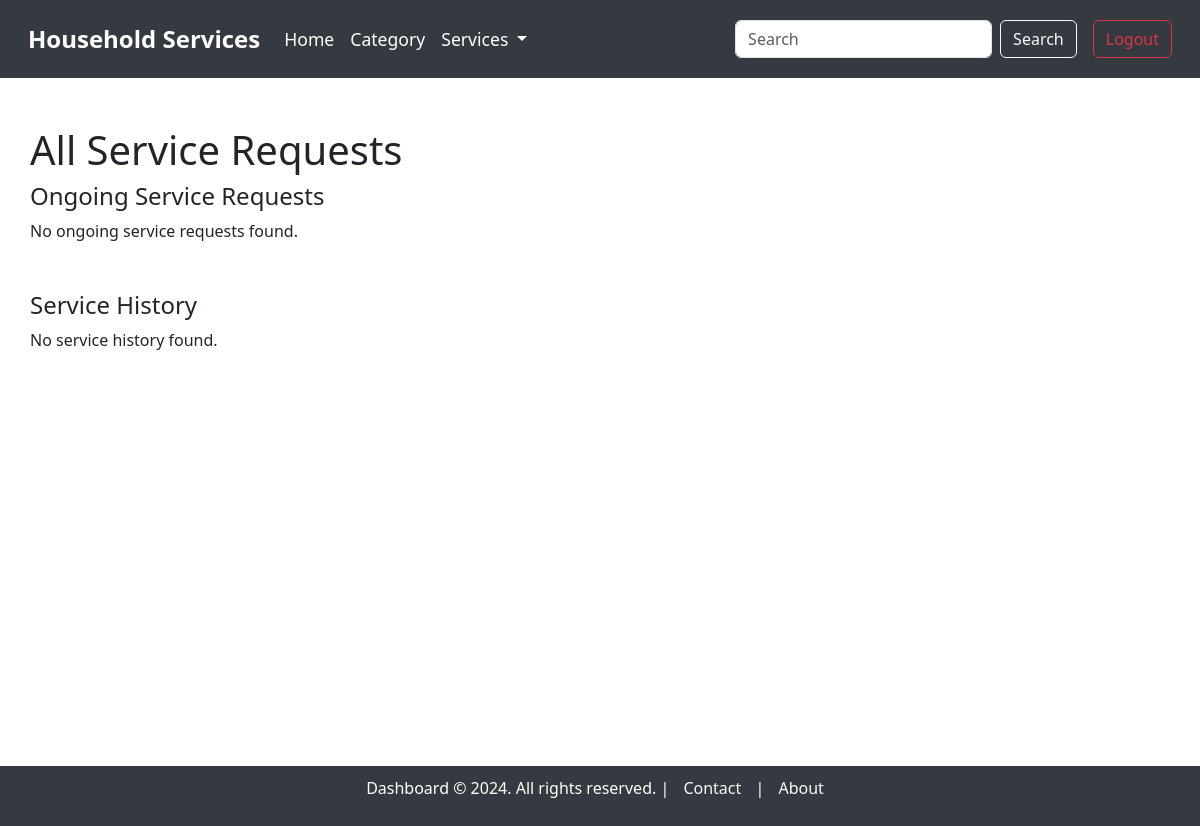
Before: /admin_dashboard (signed in) with the older database file.
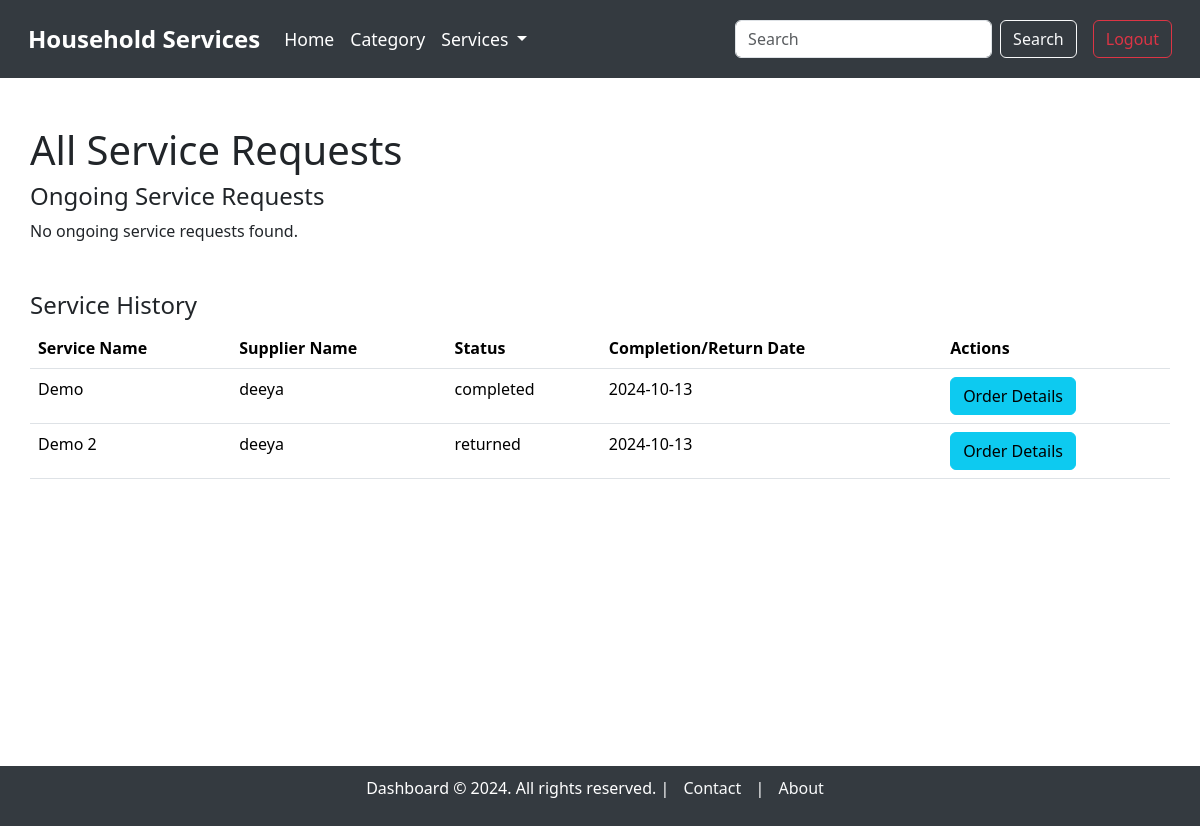
After: the same page with the newer database file.
### model.py (models this page shows, shortened)
class ServiceRequest(db.Model):
    __tablename__ = "service_requests"
    service_request_id = db.Column(db.Integer, autoincrement=True, primary_key=True)
    service_id = db.Column(db.Integer, db.ForeignKey('service.service_id'), nullable=False)
    user_id = db.Column(db.Integer, db.ForeignKey('users.user_id'), nullable=False)
    supplier_id = db.Column(db.Integer, db.ForeignKey('users.user_id'), nullable=True)  # Link to supplier (optional)
    service_description = db.Column(db.String, nullable=False)
    experience_years = db.Column(db.Integer, nullable=True)
    created_at = db.Column(db.DateTime, default=datetime.utcnow)
    updated_at = db.Column(db.DateTime, default=datetime.utcnow, onupdate=datetime.utcnow)
    date_requested = db.Column(db.DateTime, default=datetime.utcnow, nullable=True)
    date_issued = db.Column(db.DateTime, nullable=True)  #accepted date
    date_completed = db.Column(db.DateTime, nullable=True)
    date_returned = db.Column(db.DateTime, nullable=True)
    status = db.Column(db.String, default='pending')  # 'pending', 'accepted', 'rejected', 'completed', 'returned', 'cancelled'
    price = db.Column(db.Integer, nullable=False)  # Price associated with the service
    customer = db.relationship('User', foreign_keys=[user_id], backref='customer_requests')
    supplier = db.relationship('User', foreign_keys=[supplier_id], backref='supplier_requests')
    service = db.relationship('Service', backref='requests')

class Service(db.Model):
    __tablename__ = "service"
    service_id = db.Column(db.Integer, autoincrement=True, primary_key=True)
    category_id = db.Column(db.Integer, db.ForeignKey('category.category_id'), nullable=False)
    supplier_id = db.Column(db.Integer, db.ForeignKey('users.user_id'), nullable=False)  # Link to the supplier
    service_name = db.Column(db.String, unique=True, nullable=False)
    service_description = db.Column(db.String, nullable=False)
    created_at = db.Column(db.DateTime, default=datetime.utcnow)
    updated_at = db.Column(db.DateTime, default=datetime.utcnow, onupdate=datetime.utcnow)
    price = db.Column(db.Integer)
    image = db.Column(db.String)  # Path to the uploaded image
    supplier = db.relationship('User', backref='services')  # Relationship to supplier (User)

class User(db.Model):
    __tablename__ = "users"
    user_id = db.Column(db.Integer, autoincrement=True, primary_key=True)
    full_name = db.Column(db.String, nullable=False)
    username = db.Column(db.String, unique=True, nullable=False)
    email = db.Column(db.String, unique=True, nullable=False)
    password = db.Column(db.String, nullable=False)
    address = db.Column(db.String, nullable=False)
    pincode = db.Column(db.String, nullable=False)
    role = db.Column(db.String, nullable=False)  # 'customer' or 'supplier'
    service_name = db.Column(db.String)  # Only applicable if the user is a supplier
    experience_years = db.Column(db.Integer)  # Only applicable if the user is a supplier
    document = db.Column(db.String)  # Path or name of the uploaded document, only for suppliers

### main.py (the view)
@app.route('/admin_dashboard', methods=['GET'])
@login_required(role="admin")
def admin_dashboard():
    service_requests = ServiceRequest.query.filter(ServiceRequest.status.in_(['pending', 'accepted'])).all()
    history_requests = ServiceRequest.query.filter(ServiceRequest.status.in_(['completed', 'returned'])).all()
    return render_template('dashboard/admin_dashboard.html',
                           service_requests=service_requests,
                           history_requests=history_requests)

### main.py (called while the page is built)
def login_required(role):
    def wrapper(original):
        @wraps(original)
        def inner(*args, **kwargs):  # *args = list of arguments, **kwargs = key word arguments
            if session.get("username") and session.get("role") == role:
                return original(*args, **kwargs)
            else:
                flash(f"You need to login as {role}", "warning")
                return redirect(url_for("login"))
        return inner
    return wrapper

### templates/dashboard/admin_dashboard.html (shortened to what this page needs)
{% extends 'base_dashboard.html' %}
{% block content %}
<div class="container mt-5">
    <h1>All Service Requests</h1>
    <h4>Ongoing Service Requests</h4>
    {% if service_requests %}
        <table class="table">
            <thead>
                <tr>
                    <th>Customer Name</th>
                    <th>Service Name</th>
                    <th>Supplier Name</th>
                    <th>Status</th>
                    <th>Requested Date</th>
                    <th>Issue Date</th>
                    <th>Actions</th>
                </tr>
            </thead>
            <tbody>
                {% for request in service_requests %}
                    <tr>
                        <td>{{ request.customer.full_name }}</td>
                        <td>{{ request.service.service_name }}</td>
                        <td>{{ request.service.supplier.full_name if request.service.supplier else 'Not Assigned' }}</td>
                        <td>{{ request.status }}</td>
                        <td>{{ request.date_requested.strftime('%Y-%m-%d') }}</td>
                        <td>{{ request.date_issued.strftime('%Y-%m-%d') if request.date_issued else 'N/A' }}</td>
                        <td>
                            <form action="{{ url_for('update_service_request', service_request_id=request.service_request_id) }}" method="POST">
                                <select name="status" class="form-select">
                                    <option value="accepted">Accept</option>
                                    <option value="rejected">Reject</option>
                                    <option value="completed">Complete</option>
                                    <option value="returned">Return</option>
                                </select>
                                <button type="submit" class="btn btn-primary mt-2">Update</button>
                            </form>
                            <form action="{{ url_for('delete_service_request', service_request_id=request.service_request_id) }}" method="POST" style="display:inline;">
                                <button type="submit" class="btn btn-danger mt-2">Delete</button>
                            </form>
                            <a href="{{ url_for('order_details', service_request_id=request.service_request_id) }}" class="btn btn-info mt-2">Order Details</a>
                        </td>
                    </tr>
                {% endfor %}
            </tbody>
        </table>
    {% else %}
        <p>No ongoing service requests found.</p>
    {% endif %}
    <h4 class="mt-5">Service History</h4>
    {% if history_requests %}
        <table class="table">
            <thead>
                <tr>
                    <th>Service Name</th>
                    <th>Supplier Name</th>
                    <th>Status</th>
                    <th>Completion/Return Date</th>
                    <th>Actions</th>
                </tr>
            </thead>
            <tbody>
                {% for request in history_requests %}
                    <tr>
                        <td>{{ request.service.service_name }}</td>
                        <td>{{ request.service.supplier.full_name }}</td>
                        <td>{{ request.status }}</td>
                        <td>
                            {% if request.status == 'completed' %}
                                {{ request.date_completed.strftime('%Y-%m-%d') if request.date_completed else 'N/A' }}
                            {% elif request.status == 'returned' %}
                                {{ request.date_returned.strftime('%Y-%m-%d') if request.date_returned else 'N/A' }}
                            {% endif %}
                        </td>
                        <td>
                            <a href="{{ url_for('order_details', service_request_id=request.service_request_id) }}" class="btn btn-info">Order Details</a>
                        </td>
                    </tr>
                {% endfor %}
            </tbody>
        </table>
    {% else %}
        <p>No service history found.</p>
    {% endif %}
</div>
{% endblock %}

Changed rows visible on the page:
added ServiceRequest: service.service_name "Demo", service.supplier.full_name "deeya", status "completed", date_completed "2024-10-13"
added ServiceRequest: service.service_name "Demo 2", service.supplier.full_name "deeya", status "returned", date_returned "2024-10-13"
Other visible differences:
text no longer shown: "No service history found."
text now shown: "Service Name Supplier Name Status Completion/Return Date Actions"
